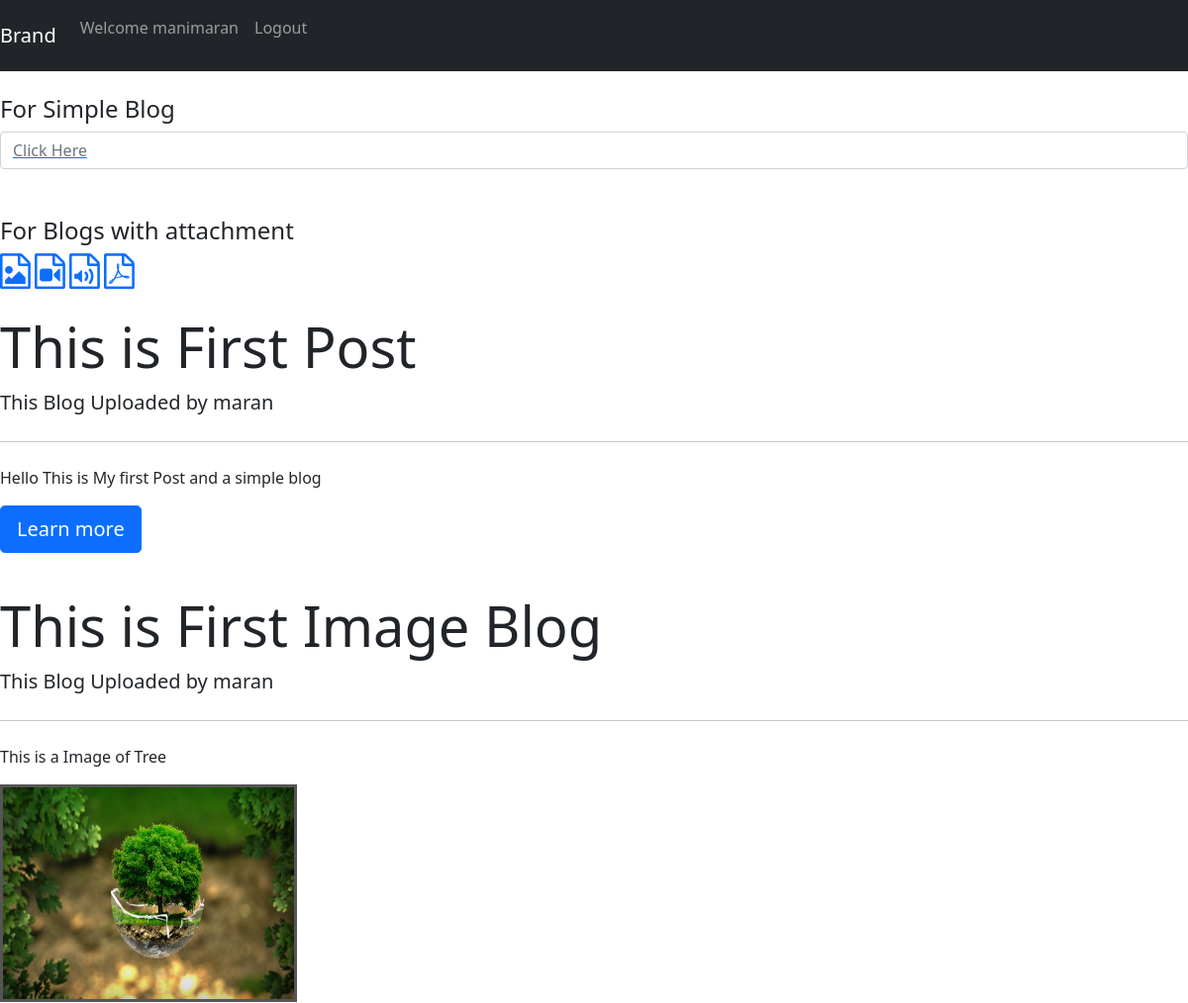
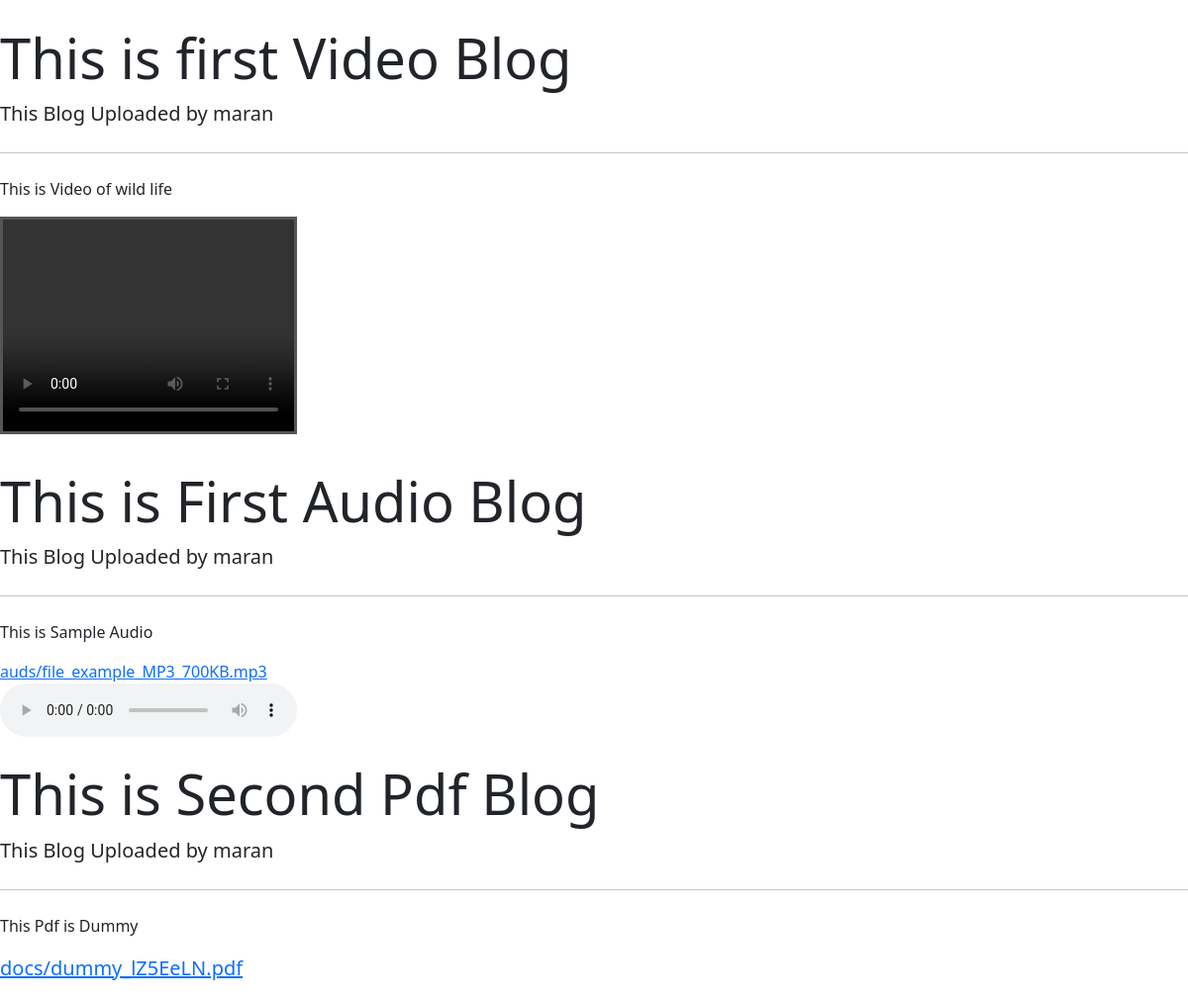
Page /blog/ (signed in) on the committed database (2 pictures, top to bottom).
### blog/models.py (models this page shows, shortened)
class Blog(models.Model):
    user = models.ForeignKey(User, on_delete=models.CASCADE, related_name='blo')
    title = models.CharField(max_length=264)
    post = models.TextField()
    Image = models.ImageField(upload_to='pics',blank = True)
    Video = models.FileField(upload_to ='vids',blank = True)
    audio = models.FileField(upload_to ='auds',blank = True)
    documents = models.FileField(upload_to ='docs',blank = True)

### blog/views.py (the view)
# urls.py: path('', views.homeblog, name='homeblog'),
def homeblog(request):
    model = Blog.objects.all()
    if request.method == "POST":
        username = request.POST['username']
        password = request.POST['password']
        user = authenticate(request, username=username,password=password)
        if user:
            login(request,user)
    return render(request,'sim/home.html',{'model':model})

### blog/templates/sim/home.html (shortened to what this page needs)
{% extends 'sim/base.html' %}
{% block body_block %}
{% if user.is_authenticated %}
<br>
<div class="post">
  <h4>For Simple Blog</h4>
  <a href="{% url 'normal' pk=user.id %}"><input type="text" class="form-control" placeholder="Click Here"></a><br><br>
  <h4>For Blogs with attachment</h4>
  <a href="{% url 'image' pk=user.id %}"><i class="fa fa-file-image-o" style="font-size:36px"></i></a> <a href="{% url 'video' pk=user.id %}"><i class="fa fa-file-video-o" style="font-size:36px"></i></a> <a href="{% url 'audio' pk=user.id %}"><i class="fa fa-file-audio-o" style="font-size:36px"></i></a> <a href="{% url 'document' pk=user.id %}"><i class="fa fa-file-pdf-o" style="font-size:36px"></i></a>
</div>
<br>
{% for item in model %}
<div class="jumbotron">
  <h1 class="display-4">{{item.title}}</h1>
  <p class="lead">This Blog Uploaded by {{item.user}}</p>
  <hr class="my-4">
  <p>{{item.post|slice:"0:55"}}</p>
  {% if item.Image %}
  <p class="lead">
    <a href="{% url 'detailblog' pk=item.id %}" role="button"><img src="{{ item.Image.url }}" alt="image broken" height="220" width="300"></a>
  </p>
  {% elif item.Video %}
  <p class="lead">
    <a href="{% url 'detailblog' pk=item.id %}" role="button"><video width="300" height="220" controls>
      <source src="{{ item.Video.url }}" type="video/mp4">
      </video></a>
  </p>
  {% elif item.audio %}
  <a href="{% url 'detailblog' pk=item.id %}" role="button">{{ item.audio }}</a>
  <p class="lead">
    <audio controls>
      <source src="{{ item.audio.url }}" type="audio/ogg">
      </audio>
  </p>
  {% elif item.documents %}
  <p class="lead">
    <a href="{% url 'detailblog' pk=item.id %}" role="button">{{item.documents}}</a>
  </p>
  {% else %}
  <p class="lead">
    <a class="btn btn-primary btn-lg" href="{% url 'detailblog' pk=item.id %}" role="button">Learn more</a>
  </p>
</div><br>
{% endif %}
{% endfor %}
{% endif %}
{% endblock %}

### blog/templates/sim/base.html (shortened to what this page needs)
<!DOCTYPE html>
{% load static %}
<html lang="en" dir="ltr">
  <head>
    <link rel="stylesheet" href="https://cdn.jsdelivr.net/npm/bootstrap@5.1.3/dist/css/bootstrap.min.css">
    <link rel="stylesheet" href="{% static 'cloud.css' %}">
    <link rel="stylesheet" href="https://cdnjs.cloudflare.com/ajax/libs/font-awesome/4.7.0/css/font-awesome.min.css">
  </head>
  <body>
    {% if user.is_authenticated %}
    <nav class="navbar navbar-expand-lg navbar-dark bg-dark">
      <a class="navbar-brand" href="{% url 'homeblog' %}">Brand</a>
      <div class="collapse navbar-collapse" id="navbarSupportedContent">
        <ul class="navbar-nav mr-auto">
          <li class="nav-item">
            <p class="nav-link">Welcome {{user}}</p>
          </li>
          <li class="nav-item">
            <a class="nav-link" href="{% url 'outblog' %}">Logout</a>
          </li>
        </ul>
      </div>
    </nav>
    {% endif %}
    {% block body_block %}
    {% endblock %}
  </body>
</html>

### static/cloud.css (style rules this page uses)
img { border: 3px solid #555; margin-bottom: 10px; }
video { border: 3px solid #555; margin-bottom: 10px; }

### rows in the picture
Blog: title "This is First Post", user "maran", post "Hello This is My first Post and a simple blog", Image "Learn more"
Blog: title "This is First Image Blog", user "maran", post "This is a Image of Tree", Image (picture)
Blog: title "This is first Video Blog", user "maran", post "This is Video of wild life"
Blog: title "This is First Audio Blog", user "maran", post "This is Sample Audio", audio "auds/file_example_MP3_700KB.mp3"
Blog: title "This is Second Pdf Blog", user "maran", post "This Pdf is Dummy", documents "docs/dummy_lZ5EeLN.pdf"

### other values in the picture
{{ user }} "manimaran"
